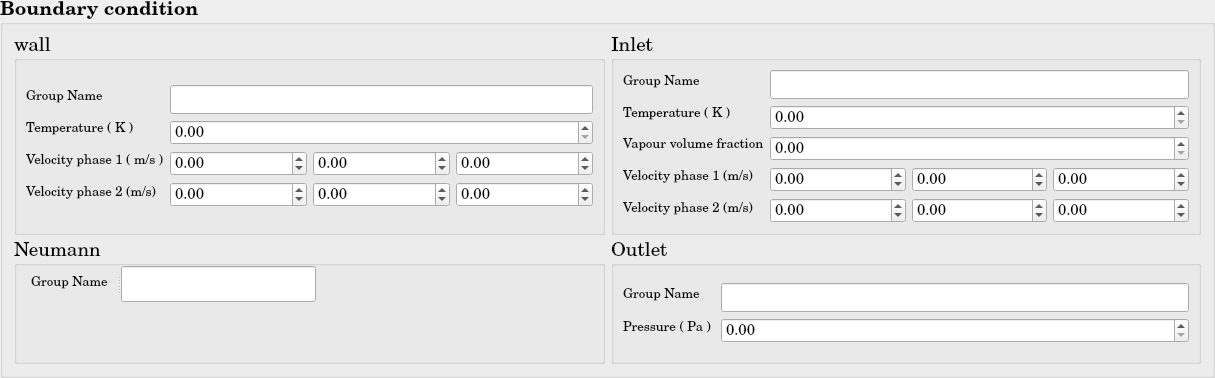
   <widget class="QGroupBox" name="FEqs_BoundaryConditionGroup">
    <property name="geometry">
     <rect>
      <x>37</x>
      <y>415</y>
      <width>1215</width>
      <height>378</height>
     </rect>
    </property>
    <property name="font">
     <font>
      <family>Century Schoolbook L</family>
      <pointsize>14</pointsize>
      <weight>75</weight>
      <bold>true</bold>
     </font>
    </property>
    <property name="title">
     <string>Boundary condition</string>
    </property>
    <layout class="QGridLayout" name="gridLayout_20">
     <item row="0" column="0">
      <layout class="QGridLayout" name="FEqs_BoundaryConditionGroupgridLayout">
       <item row="0" column="0">
        <widget class="QGroupBox" name="FEqs_BoundaryCondition_Wall_Group">
         <property name="font">
          <font>
           <family>Century Schoolbook L</family>
           <pointsize>14</pointsize>
           <weight>50</weight>
           <bold>false</bold>
          </font>
         </property>
         <property name="title">
          <string>wall</string>
         </property>
         <layout class="QGridLayout" name="gridLayout_22">
          <item row="0" column="0">
           <layout class="QHBoxLayout" name="FEqs_BoundaryCondition_Wall_Layout">
            <item>
             <layout class="QVBoxLayout" name="FEqs_BoundaryCondition_Wall_vLayout_2">
              <item>
               <widget class="QLabel" name="FEqs_BC_Wall_GroupName">
                <property name="text">
                 <string>&lt;html&gt;&lt;head/&gt;&lt;body&gt;&lt;p&gt;&lt;span style=&quot; font-size:10pt;&quot;&gt;Group Name&lt;/span&gt;&lt;/p&gt;&lt;/body&gt;&lt;/html&gt;</string>
                </property>
               </widget>
              </item>
              <item>
               <widget class="QLabel" name="FEqs_BC_Wall_Temperature">
                <property name="text">
                 <string>&lt;html&gt;&lt;head/&gt;&lt;body&gt;&lt;p&gt;&lt;span style=&quot; font-size:10pt;&quot;&gt;Temperature ( K )&lt;/span&gt;&lt;/p&gt;&lt;/body&gt;&lt;/html&gt;</string>
                </property>
               </widget>
              </item>
              <item>
               <widget class="QLabel" name="FEqs_BC_Wall_VelocityP1">
                <property name="text">
                 <string>&lt;html&gt;&lt;head/&gt;&lt;body&gt;&lt;p&gt;&lt;span style=&quot; font-size:10pt;&quot;&gt;Velocity phase 1 ( m/s )&lt;/span&gt;&lt;/p&gt;&lt;/body&gt;&lt;/html&gt;</string>
                </property>
               </widget>
              </item>
              <item>
               <widget class="QLabel" name="FEqs_BC_Wall_VelocityP2">
                <property name="text">
                 <string>&lt;html&gt;&lt;head/&gt;&lt;body&gt;&lt;p&gt;&lt;span style=&quot; font-size:10pt;&quot;&gt;Velocity phase 2 (m/s)&lt;/span&gt;&lt;/p&gt;&lt;/body&gt;&lt;/html&gt;</string>
                </property>
               </widget>
              </item>
             </layout>
            </item>
            <item>
             <layout class="QVBoxLayout" name="FEqs_BoundaryCondition_Wall_vLayout">
              <item>
               <widget class="QLineEdit" name="FEqs_BC_Wall_GroupName_lineEdit"/>
              </item>
              <item>
               <widget class="QDoubleSpinBox" name="FEqs_BC_Wall_Temperature_doubleSpinBox">
                <property name="font">
                 <font>
                  <pointsize>11</pointsize>
                 </font>
                </property>
                <property name="maximum">
                 <double>999999999.990000009536743</double>
                </property>
               </widget>
              </item>
              <item>
               <layout class="QHBoxLayout" name="FEqs_BC_Wall_VelocityP1Layout">
                <item>
                 <widget class="QDoubleSpinBox" name="FEqs_BC_Wall_VelocityP1_1d_doubleSpinBox">
                  <property name="font">
                   <font>
                    <pointsize>11</pointsize>
                   </font>
                  </property>
                  <property name="minimum">
                   <double>-1000000000.000000000000000</double>
                  </property>
                  <property name="maximum">
                   <double>1000000000.000000000000000</double>
                  </property>
                 </widget>
                </item>
                <item>
                 <widget class="QDoubleSpinBox" name="FEqs_BC_Wall_VelocityP1_2d_doubleSpinBox">
                  <property name="font">
                   <font>
                    <pointsize>11</pointsize>
                   </font>
                  </property>
                  <property name="minimum">
                   <double>-1000000000.000000000000000</double>
                  </property>
                  <property name="maximum">
                   <double>1000000000.000000000000000</double>
                  </property>
                 </widget>
                </item>
                <item>
                 <widget class="QDoubleSpinBox" name="FEqs_BC_Wall_VelocityP1_3d_doubleSpinBox">
                  <property name="font">
                   <font>
                    <pointsize>11</pointsize>
                   </font>
                  </property>
                  <property name="minimum">
                   <double>-1000000000.000000000000000</double>
                  </property>
                  <property name="maximum">
                   <double>1000000000.000000000000000</double>
                  </property>
                 </widget>
                </item>
               </layout>
              </item>
              <item>
               <layout class="QHBoxLayout" name="FEqs_BC_Wall_vLayout">
                <item>
                 <widget class="QDoubleSpinBox" name="FEqs_BC_Wall_VelocityP2_1d_doubleSpinBox">
                  <property name="font">
                   <font>
                    <pointsize>11</pointsize>
                   </font>
                  </property>
                  <property name="minimum">
                   <double>-1000000000.000000000000000</double>
                  </property>
                  <property name="maximum">
                   <double>1000000000.000000000000000</double>
                  </property>
                 </widget>
                </item>
                <item>
                 <widget class="QDoubleSpinBox" name="FEqs_BC_Wall_VelocityP2_2d_doubleSpinBox">
                  <property name="font">
                   <font>
                    <pointsize>11</pointsize>
                   </font>
                  </property>
                  <property name="minimum">
                   <double>-1000000000.000000000000000</double>
                  </property>
                  <property name="maximum">
                   <double>1000000000.000000000000000</double>
                  </property>
                 </widget>
                </item>
                <item>
                 <widget class="QDoubleSpinBox" name="FEqs_BC_Wall_VelocityP2_3d_doubleSpinBox">
                  <property name="font">
                   <font>
                    <pointsize>11</pointsize>
                   </font>
                  </property>
                  <property name="minimum">
                   <double>-1000000000.000000000000000</double>
                  </property>
                  <property name="maximum">
                   <double>1000000000.000000000000000</double>
                  </property>
                 </widget>
                </item>
               </layout>
              </item>
             </layout>
            </item>
           </layout>
          </item>
         </layout>
        </widget>
       </item>
       <item row="0" column="1">
        <widget class="QGroupBox" name="FEqs_BoundaryCondition_Inlet_Group">
         <property name="font">
          <font>
           <family>Century Schoolbook L</family>
           <pointsize>14</pointsize>
           <weight>50</weight>
           <bold>false</bold>
          </font>
         </property>
         <property name="title">
          <string>Inlet</string>
         </property>
         <layout class="QGridLayout" name="gridLayout_23">
          <item row="0" column="0">
           <layout class="QHBoxLayout" name="FEqs_BoundaryCondition_Inlet_Layout">
            <item>
             <layout class="QVBoxLayout" name="FEqs_BoundaryCondition_Inlet_vLayout_2">
              <item>
               <widget class="QLabel" name="FEqs_BC_Inlet_GroupName">
                <property name="text">
                 <string>&lt;html&gt;&lt;head/&gt;&lt;body&gt;&lt;p&gt;&lt;span style=&quot; font-size:10pt;&quot;&gt;Group Name&lt;/span&gt;&lt;/p&gt;&lt;/body&gt;&lt;/html&gt;</string>
                </property>
               </widget>
              </item>
              <item>
               <widget class="QLabel" name="FEqs_BC_Inlet_Temperature">
                <property name="text">
                 <string>&lt;html&gt;&lt;head/&gt;&lt;body&gt;&lt;p&gt;&lt;span style=&quot; font-size:10pt;&quot;&gt;Temperature ( K )&lt;/span&gt;&lt;/p&gt;&lt;/body&gt;&lt;/html&gt;</string>
                </property>
               </widget>
              </item>
              <item>
               <widget class="QLabel" name="FEqs_BC_Inlet_Alpha">
                <property name="text">
                 <string>&lt;html&gt;&lt;head/&gt;&lt;body&gt;&lt;p&gt;&lt;span style=&quot; font-size:10pt;&quot;&gt;Vapour volume fraction&lt;/span&gt;&lt;/p&gt;&lt;/body&gt;&lt;/html&gt;</string>
                </property>
               </widget>
              </item>
              <item>
               <widget class="QLabel" name="FEqs_BC_Inlet_VelocityP1">
                <property name="text">
                 <string>&lt;html&gt;&lt;head/&gt;&lt;body&gt;&lt;p&gt;&lt;span style=&quot; font-size:10pt;&quot;&gt;Velocity phase 1 (m/s)&lt;/span&gt;&lt;/p&gt;&lt;/body&gt;&lt;/html&gt;</string>
                </property>
               </widget>
              </item>
              <item>
               <widget class="QLabel" name="FEqs_BC_Inlet_VelocityP2">
                <property name="text">
                 <string>&lt;html&gt;&lt;head/&gt;&lt;body&gt;&lt;p&gt;&lt;span style=&quot; font-size:10pt;&quot;&gt;Velocity phase 2 (m/s)&lt;/span&gt;&lt;/p&gt;&lt;/body&gt;&lt;/html&gt;</string>
                </property>
               </widget>
              </item>
             </layout>
            </item>
            <item>
             <layout class="QVBoxLayout" name="FEqs_BoundaryCondition_Inlet_vLayout">
              <item>
               <widget class="QLineEdit" name="FEqs_BC_Inlet_GroupName_lineEdit"/>
              </item>
              <item>
               <widget class="QDoubleSpinBox" name="FEqs_BC_Inlet_Temperature_doubleSpinBox">
                <property name="font">
                 <font>
                  <pointsize>11</pointsize>
                 </font>
                </property>
                <property name="maximum">
                 <double>999999999.990000009536743</double>
                </property>
               </widget>
              </item>
              <item>
               <widget class="QDoubleSpinBox" name="FEqs_BC_Inlet_Alpha_doubleSpinBox">
                <property name="font">
                 <font>
                  <pointsize>11</pointsize>
                 </font>
                </property>
                <property name="maximum">
                 <double>1.000000000000000</double>
                </property>
               </widget>
              </item>
              <item>
               <layout class="QHBoxLayout" name="FEqs_BC_Inlet_VelocityP1Layout">
                <item>
                 <widget class="QDoubleSpinBox" name="FEqs_BC_Inlet_VelocityP1_1d_doubleSpinBox">
                  <property name="font">
                   <font>
                    <pointsize>11</pointsize>
                   </font>
                  </property>
                  <property name="minimum">
                   <double>-1000000000.000000000000000</double>
                  </property>
                  <property name="maximum">
                   <double>1000000000.000000000000000</double>
                  </property>
                 </widget>
                </item>
                <item>
                 <widget class="QDoubleSpinBox" name="FEqs_BC_Inlet_VelocityP1_2d_doubleSpinBox">
                  <property name="font">
                   <font>
                    <pointsize>11</pointsize>
                   </font>
                  </property>
                  <property name="minimum">
                   <double>-1000000000.000000000000000</double>
                  </property>
                  <property name="maximum">
                   <double>1000000000.000000000000000</double>
                  </property>
                 </widget>
                </item>
                <item>
                 <widget class="QDoubleSpinBox" name="FEqs_BC_Inlet_VelocityP1_3d_doubleSpinBox">
                  <property name="font">
                   <font>
                    <pointsize>11</pointsize>
                   </font>
                  </property>
                  <property name="minimum">
                   <double>-1000000000.000000000000000</double>
                  </property>
                  <property name="maximum">
                   <double>1000000000.000000000000000</double>
                  </property>
                 </widget>
                </item>
               </layout>
              </item>
              <item>
               <layout class="QHBoxLayout" name="FEqs_BC_Inlet_VelocityP2Layout">
                <item>
                 <widget class="QDoubleSpinBox" name="FEqs_BC_Inlet_VelocityP2_1d_doubleSpinBox">
                  <property name="font">
                   <font>
                    <pointsize>11</pointsize>
                   </font>
                  </property>
                  <property name="minimum">
                   <double>-1000000000.000000000000000</double>
                  </property>
                  <property name="maximum">
                   <double>1000000000.000000000000000</double>
                  </property>
                 </widget>
                </item>
                <item>
                 <widget class="QDoubleSpinBox" name="FEqs_BC_Inlet_VelocityP2_2d_doubleSpinBox">
                  <property name="font">
                   <font>
                    <pointsize>11</pointsize>
                   </font>
                  </property>
                  <property name="minimum">
                   <double>-1000000000.000000000000000</double>
                  </property>
                  <property name="maximum">
                   <double>1000000000.000000000000000</double>
                  </property>
                 </widget>
                </item>
                <item>
                 <widget class="QDoubleSpinBox" name="FEqs_BC_Inlet_VelocityP2_3d_doubleSpinBox">
                  <property name="font">
                   <font>
                    <pointsize>11</pointsize>
                   </font>
                  </property>
                  <property name="minimum">
                   <double>-1000000000.000000000000000</double>
                  </property>
                  <property name="maximum">
                   <double>1000000000.000000000000000</double>
                  </property>
                 </widget>
                </item>
               </layout>
              </item>
             </layout>
            </item>
           </layout>
          </item>
         </layout>
        </widget>
       </item>
       <item row="1" column="0">
        <widget class="QGroupBox" name="FEqs_BoundaryCondition_Neumann_Group">
         <property name="font">
          <font>
           <family>Century Schoolbook L</family>
           <pointsize>14</pointsize>
           <weight>50</weight>
           <bold>false</bold>
          </font>
         </property>
         <property name="title">
          <string>Neumann</string>
         </property>
         <widget class="QSplitter" name="FEqs_BC_Neumann_GroupNameSplitter">
          <property name="geometry">
           <rect>
            <x>17</x>
            <y>25</y>
            <width>285</width>
            <height>36</height>
           </rect>
          </property>
          <property name="orientation">
           <enum>Qt::Horizontal</enum>
          </property>
          <widget class="QLabel" name="FEqs_BC_Neumann_GroupName">
           <property name="text">
            <string>&lt;html&gt;&lt;head/&gt;&lt;body&gt;&lt;p&gt;&lt;span style=&quot; font-size:10pt;&quot;&gt;Group Name&lt;/span&gt;&lt;/p&gt;&lt;/body&gt;&lt;/html&gt;</string>
           </property>
          </widget>
          <widget class="QLineEdit" name="FEqs_BC_Neumann_GroupName_lineEdit"/>
         </widget>
        </widget>
       </item>
       <item row="1" column="1">
        <widget class="QGroupBox" name="FEqs_BoundaryCondition_Outlet_Group">
         <property name="font">
          <font>
           <family>Century Schoolbook L</family>
           <pointsize>14</pointsize>
           <weight>50</weight>
           <bold>false</bold>
          </font>
         </property>
         <property name="title">
          <string>Outlet</string>
         </property>
         <layout class="QGridLayout" name="gridLayout_21">
          <item row="0" column="0">
           <layout class="QHBoxLayout" name="FEqs_BoundaryCondition_Outlet_Layout">
            <item>
             <layout class="QVBoxLayout" name="FEqs_BoundaryCondition_Outlet_vLayout_2">
              <item>
               <widget class="QLabel" name="FEqs_BC_Outlet_GroupName">
                <property name="text">
                 <string>&lt;html&gt;&lt;head/&gt;&lt;body&gt;&lt;p&gt;&lt;span style=&quot; font-size:10pt;&quot;&gt;Group Name&lt;/span&gt;&lt;/p&gt;&lt;/body&gt;&lt;/html&gt;</string>
                </property>
               </widget>
              </item>
              <item>
               <widget class="QLabel" name="FEqs_BC_Outlet_Pressure">
                <property name="text">
                 <string>&lt;html&gt;&lt;head/&gt;&lt;body&gt;&lt;p&gt;&lt;span style=&quot; font-size:10pt;&quot;&gt;Pressure ( Pa ) &lt;/span&gt;&lt;/p&gt;&lt;/body&gt;&lt;/html&gt;</string>
                </property>
               </widget>
              </item>
             </layout>
            </item>
            <item>
             <layout class="QVBoxLayout" name="FEqs_BoundaryCondition_Outlet_vLayout">
              <item>
               <widget class="QLineEdit" name="FEqs_BC_Outlet_GroupNamelineEdit"/>
              </item>
              <item>
               <widget class="QDoubleSpinBox" name="FEqs_BC_Outlet_PressuredoubleSpinBox">
                <property name="font">
                 <font>
                  <pointsize>11</pointsize>
                 </font>
                </property>
                <property name="maximum">
                 <double>1000000000.000000000000000</double>
                </property>
               </widget>
              </item>
             </layout>
            </item>
           </layout>
          </item>
         </layout>
        </widget>
       </item>
      </layout>
     </item>
    </layout>
   </widget>
